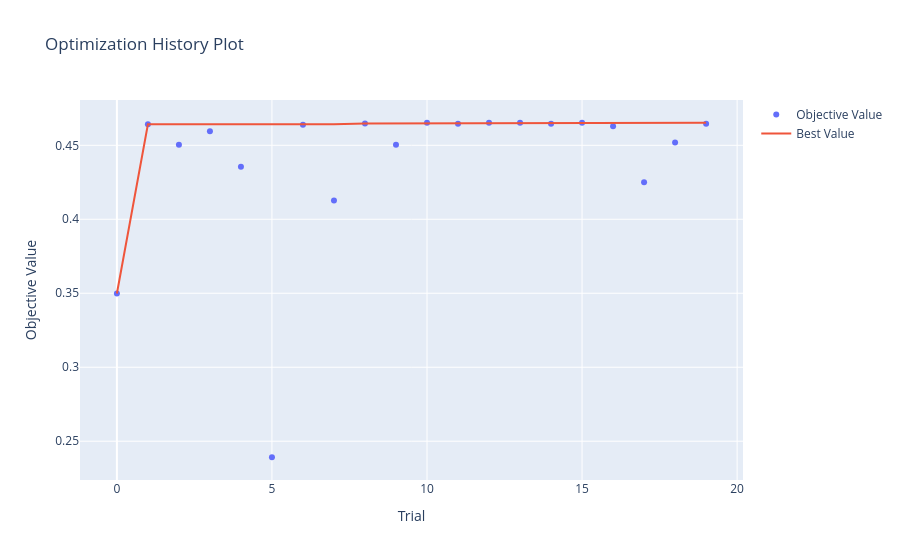

Notebook source saved alongside this figure:
### Code cell
ov.plot_optimization_history(study)

### Figure 1 — Plotly figure (JSON) as saved in the notebook; plotly's stock layout.template omitted (floating-point values rounded to 4 significant figures)
{"data": [{"mode": "markers", "name": "Objective Value", "type": "scatter", "x": [0, 1, 2, 3, 4, 5, 6, 7, 8, 9, 10, 11, 12, 13, 14, 15, 16, 17, 18, 19], "y": [0.3498, 0.4642, 0.4504, 0.4594, 0.4356, 0.2392, 0.4639, 0.4127, 0.4648, 0.4504, 0.4652, 0.4646, 0.4652, 0.4652, 0.4646, 0.4652, 0.4629, 0.425, 0.452, 0.4646]}, {"mode": "lines", "name": "Best Value", "type": "scatter", "x": [0, 1, 2, 3, 4, 5, 6, 7, 8, 9, 10, 11, 12, 13, 14, 15, 16, 17, 18, 19], "y": [0.3498, 0.4642, 0.4642, 0.4642, 0.4642, 0.4642, 0.4642, 0.4642, 0.4648, 0.4648, 0.4652, 0.4652, 0.4652, 0.4652, 0.4652, 0.4652, 0.4652, 0.4652, 0.4652, 0.4652]}, {"marker": {"color": "#cccccc"}, "mode": "markers", "name": "Infeasible Trial", "showlegend": false, "type": "scatter", "x": [], "y": []}], "layout": {"title": {"text": "Optimization History Plot"}, "xaxis": {"title": {"text": "Trial"}}, "yaxis": {"title": {"text": "Objective Value"}}}}
